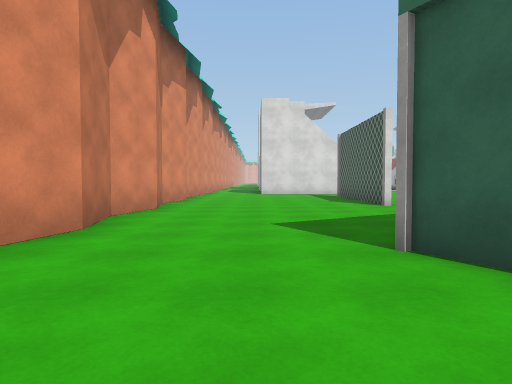
view 1 (above)

24 first-person views from a walk through a Unity game level. The camera is 1.3 m above the floor, tilts 2° down and sees 75° across. The floor is counted in squares, 2 m on a side. Each view is taken from the middle of a square. On the plan, view 1 faces up. The plan holds only what a view shows up to about 10 squares ahead; the rest is blank. The place goes on beyond the plan. The player is left out. Some surface patterns are stand-ins.

view 2
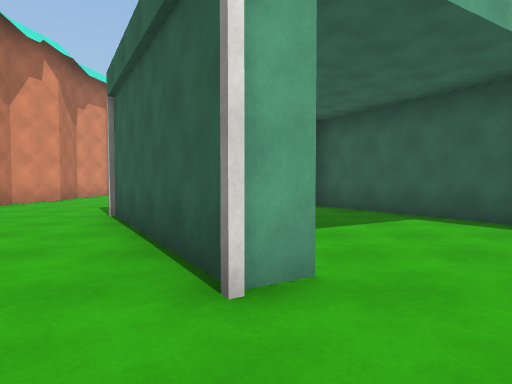

view 3
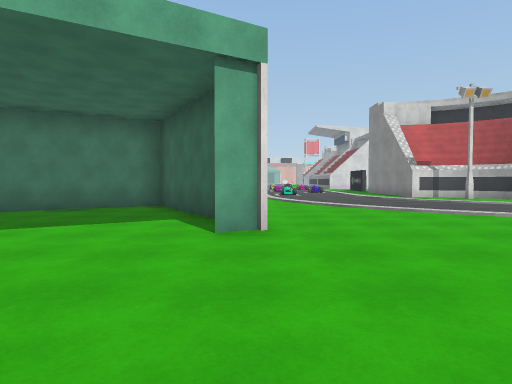

view 4
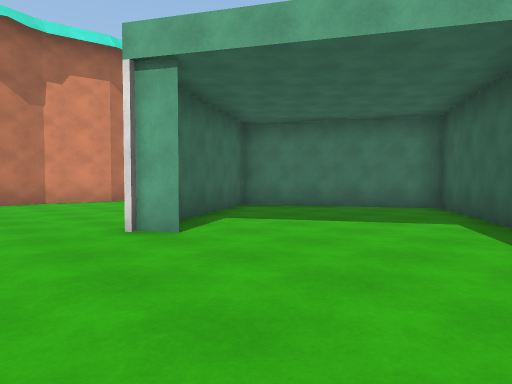

view 5
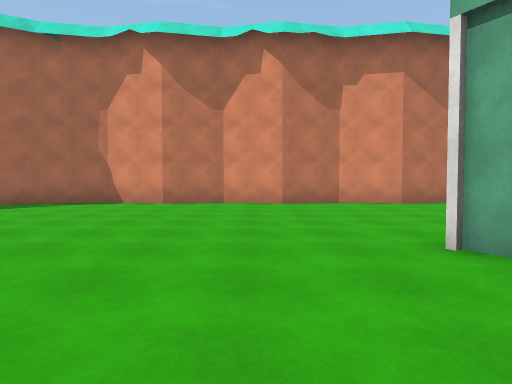

view 6
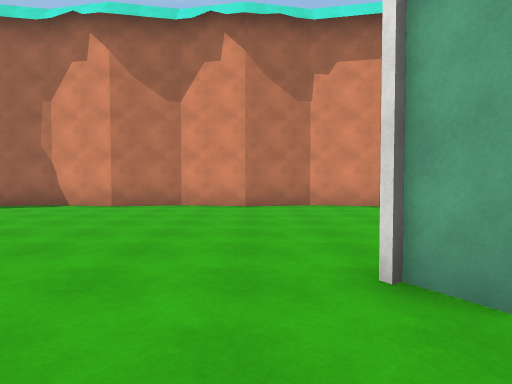

view 7
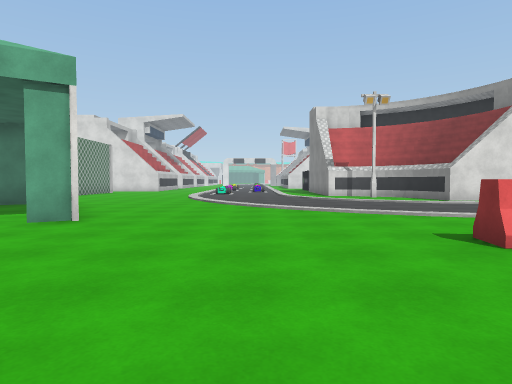

view 8
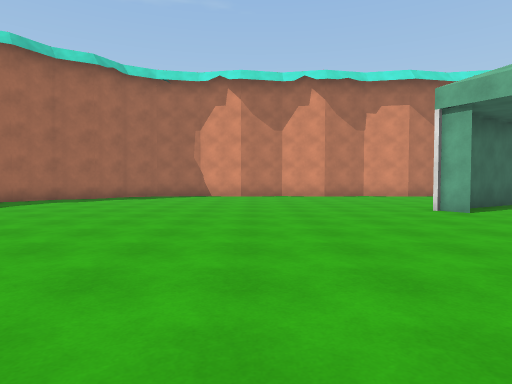

view 9
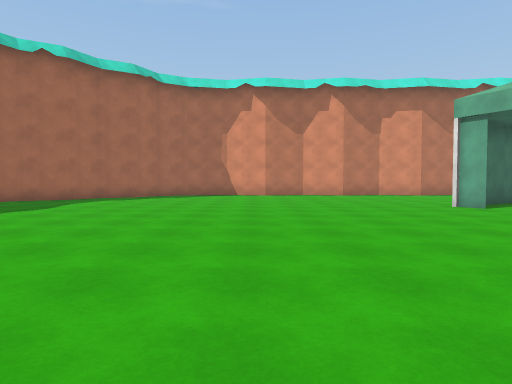

view 10
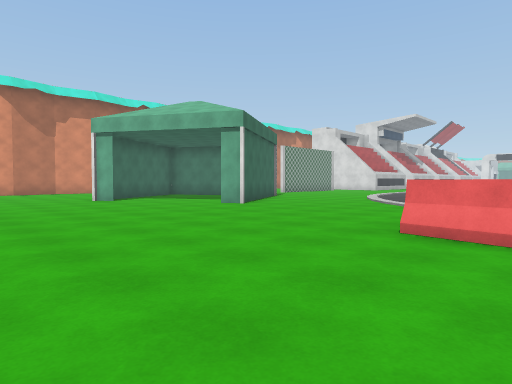

view 11
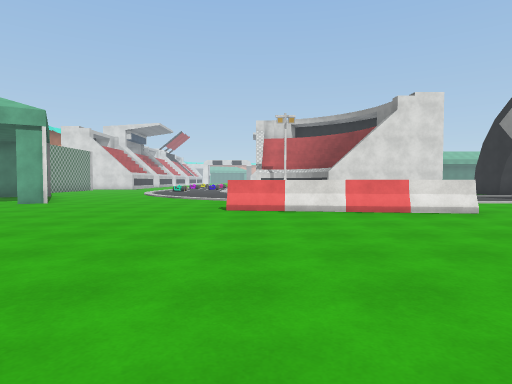

view 12
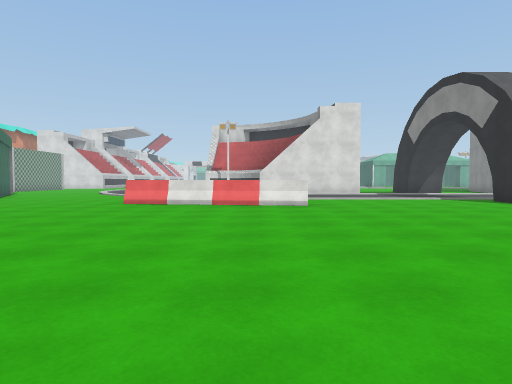

view 13
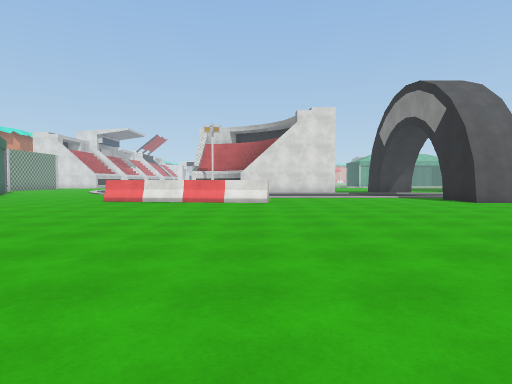

view 14
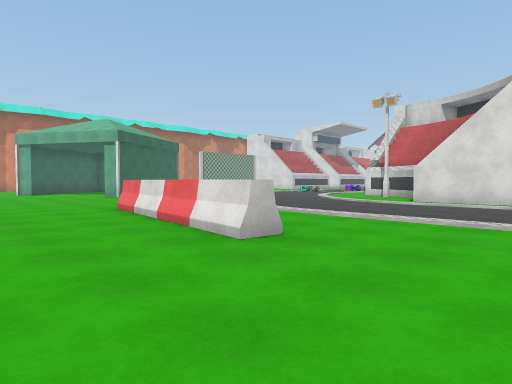

view 15
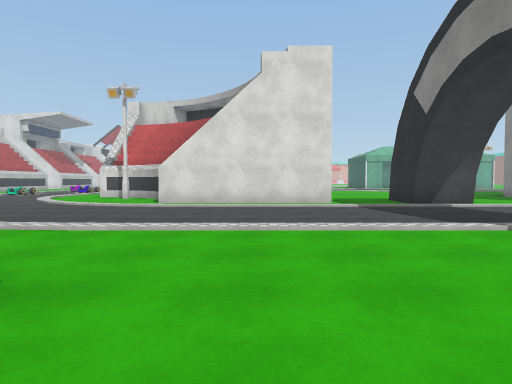

view 16
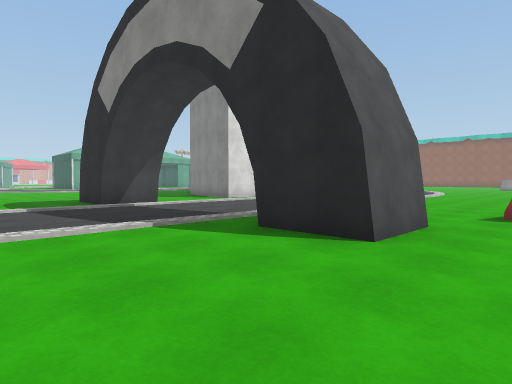

view 17
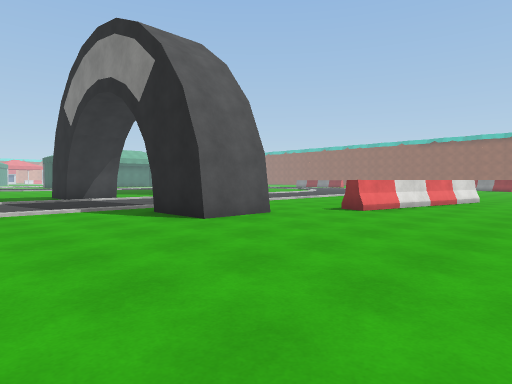

view 18
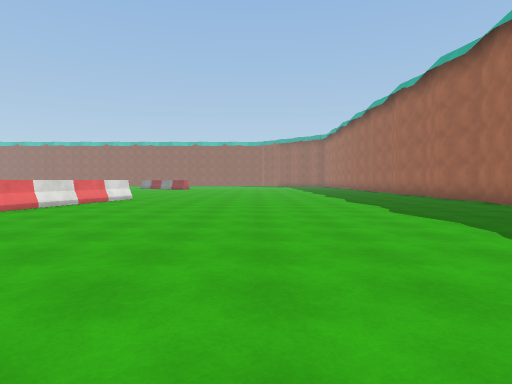

view 19
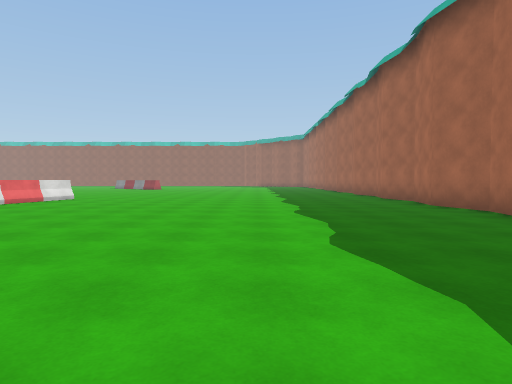

view 20
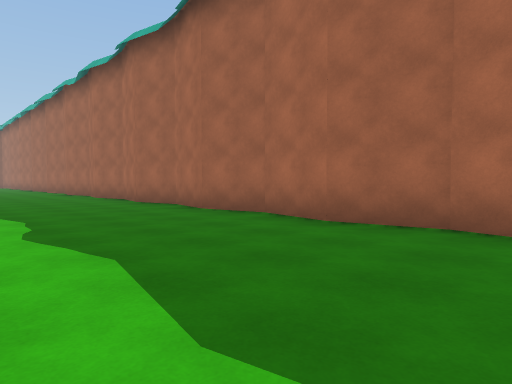

view 21
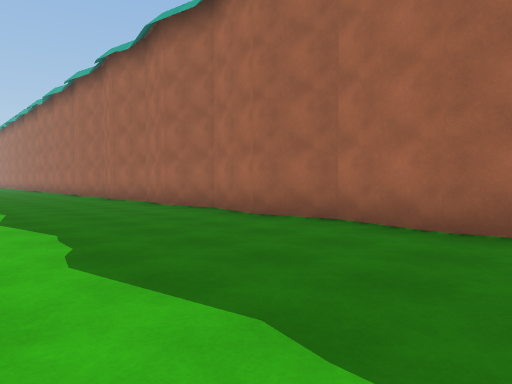

view 22
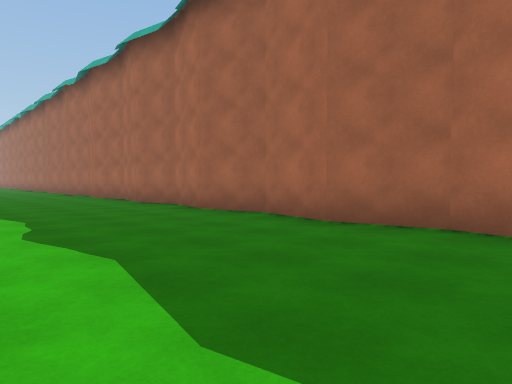

view 23
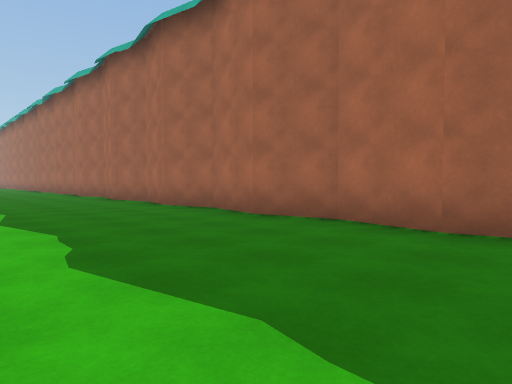

view 24
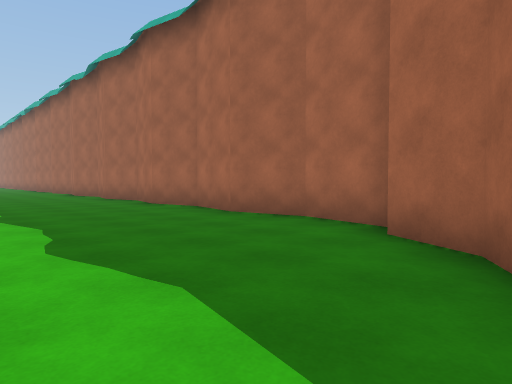

### Floor plan
Points are (right, up) in squares from view 1. A wall is a line through its corners. A room is listed if a view was taken in it or the views show most of it. See-through windows are left out.
Room 1 (views 1, 2, 3, 4, 5, 6, 7, 8, 9, 10, 11, 12, 13, 14, 15, 16, 17, 18, 19, 20, 21, 22, 23, 24)
walls: (18.4, -0.9) (18.3, -1.5) (13.4, -0.8) (13.5, -0.2); (8.1, 1.2) (5.6, 5.5) (1.4, 3.1) (4, -1.2); (7.7, 1.9) (8, 1.4) (7.5, 1.1); (26.1, -1.3) (24.4, -1.3) (24.4, 0.5); (22.2, 6.6) (17.1, 6.6); (4.5, -0.7) (3.9, -1.1) (1.4, 3.2); (26.1, 6.1) (24.4, 6.1); (32.5, -3.5) (27.6, -2.8) (27.7, -2); (3.4, 8.5) (3.4, 10); (2.8, -14.5) (4.6, -14.9) (6.3, -14.5) (7.9, -14.9) (9.6, -14.5) (11.3, -14.9) (12.9, -14.5) (14.6, -14.9) (16.3, -14.5) (17.9, -14.9) (19.6, -14.5) (21.3, -14.9) (22.9, -14.5) (24.6, -14.9) (26.3, -14.5) (28, -14.9) (29.6, -14.5) (31, -14.8); (1.3, -12.8) (1.6, -13.3) (2.7, -14); (-2.3, -8.8) (-1.8, -9.8); (-2.6, 2.5) (-2.3, 1.1) (-2.6, -0.6) (-2.3, -2.3) (-2.6, -3.9) (-2.3, -5.6) (-2.6, -7.3) (-2.3, -9); (-2.6, 9) (-2.3, 7.7) (-2.6, 6.1) (-2.3, 4.4) (-2.5, 3.2); (-2.5, 10) (-2.6, 9.4)
ways out: opening at (23.5, 7.5)

Positions as (right, up) in squares from view 1, and headings:
1: (0, 0), facing up
2: (4, -3), facing up
3: (8, -3), facing up
4: (8, -3), facing up-left
5: (7, -3), facing left
6: (6, -2), facing left
7: (11, -4), facing up
8: (11, -5), facing left
9: (12, -6), facing left
10: (15, -5), facing up-left
11: (14, -8), facing up
12: (17, -10), facing up
13: (18, -11), facing up
14: (21, -4), facing up-left
15: (20, -3), facing up
16: (21, -3), facing up-right
17: (21, -6), facing up-right
18: (21, -8), facing right
19: (21, -10), facing right
20: (20, -10), facing down-right
21: (15, -10), facing down-right
22: (10, -10), facing down-right
23: (5, -10), facing down-right
24: (1, -10), facing down-right
